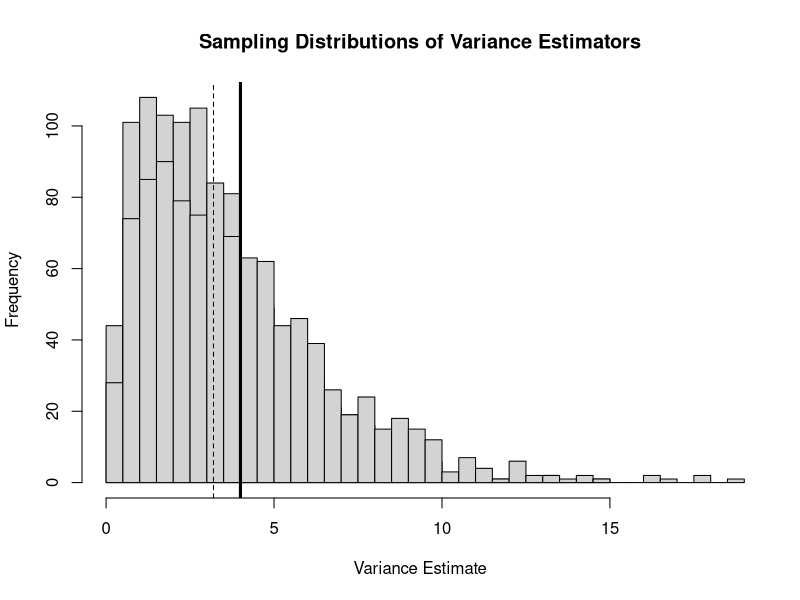
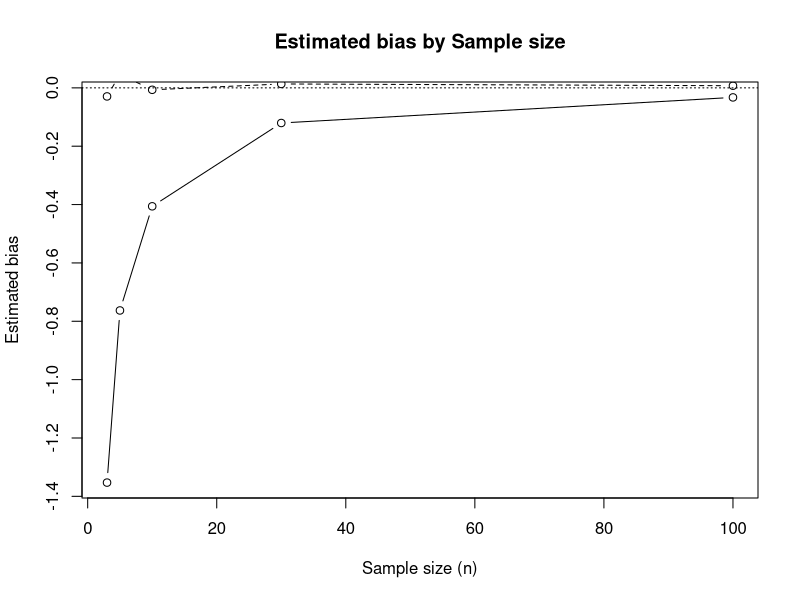

Write R code to recreate these figures, in order.
## ---- chunk 1
knitr::opts_chunk$set(echo = TRUE)
## ---- chunk 2
set.seed(123)
#function that calculates the three estimators

variance_estimators <- function(x) {


n <- length(x)

var_n <- sum((x-mean(x))^2)/n
var_n_minus_1 <- var(x)
sample_sd <- sd(x)

return(c(
var_n = var_n,
var_n_minus_1 = var_n_minus_1,
sample_sd = sample_sd
))
}

#Simulate a sample of 10 observations from N(0,2)

x <- rnorm(10, mean = 0, sd = 2)

#Check the function
variance_estimators(x)

## ---- chunk 3
reps <- 1000
n <- 5
true_var <- 4

# 1000 samples of 5 observations from the population 
# and apply your function to each.

sim <- replicate(reps, variance_estimators(rnorm(n, mean = 0, sd = 2)))

# Store the results in a data frame with one row per sample

sim_df <- as.data.frame(t(sim))

# Check the data frame

head(sim_df)

# Calculate the mean of each estimator

estimator_means <- colMeans(sim_df)
estimator_means

# Plot the sampling distributions
# of the two variance estimators

hist(
sim_df$var_n,
breaks = 30,
xlim = range(
c(sim_df$var_n, sim_df$var_n_minus_1)
),

xlab = "Variance Estimate",
main = "Sampling Distributions of Variance Estimators"
)

hist(
sim_df$var_n_minus_1,
breaks = 30,
add = TRUE
)

# true variance
abline(
v = true_var,
lwd = 3)

# the mean of the divide-by-n estimator
abline(
v = estimator_means["var_n"],
lty = 2)

# the mean of the divide-by-(n-1) estimator
abline(
v = estimator_means["var_n_minus_1"],
lty = 3
)

## ---- chunk 4
sample_sizes <- c(3, 5, 10, 30, 100)

bias_var_n <- numeric(length(sample_sizes))
bias_var_n_minus_1 <- numeric(length(sample_sizes))

for (i in 1: length(sample_sizes)) {
n <- sample_sizes[i]
sim <- replicate(
reps,
variance_estimators(rnorm(n, mean = 0, sd = 2))
)

sim_df <- as.data.frame(t(sim))

bias_var_n[i] <- mean(sim_df$var_n) - true_var

bias_var_n_minus_1[i] <- mean(sim_df$var_n_minus_1) - true_var}

# Show the estimated bias

bias_var_n
bias_var_n_minus_1

# Plot estimated bias against sample size

plot(
sample_sizes,
bias_var_n,
type = "b",
xlab = "Sample size (n)",
ylab = "Estimated bias",
main = "Estimated bias by Sample size"
)


lines(
sample_sizes,
bias_var_n_minus_1,
type = "b",
lty = 2
)

abline(
h = 0, lty = 3)
## ---- chunk 5
sample_sizes <- c(3, 5, 10, 30, 100)
reps <- 1000
true_sd <- 2

bias_sd <- numeric(length(sample_sizes))

for (i in 1: length(sample_sizes)) {

n <- sample_sizes[i]
sim <- replicate(
reps,
variance_estimators(rnorm(n, mean = 0, sd =2))
)

sim_df <- as.data.frame(t(sim))
bias_sd [i] <- mean(sim_df$sample_sd) - 2}

# The estimated bias for each sample size

sd_bias_results <- data.frame(
n = sample_sizes,
bias_sd = bias_sd)


# Results

sd_bias_results

## ---- chunk 6
n <- 5

sim_e <- replicate(
reps,
variance_estimators(rnorm(n, mean = 0, sd = 2)))

sim_e_df <- as.data.frame(t(sim_e))

# Standard deviation of the 1000 estimates

sd_var_n <- sd(sim_e_df$var_n)
sd_var_n_minus_1 <- sd(sim_e_df$var_n_minus_1)

sd_var_n
sd_var_n_minus_1
